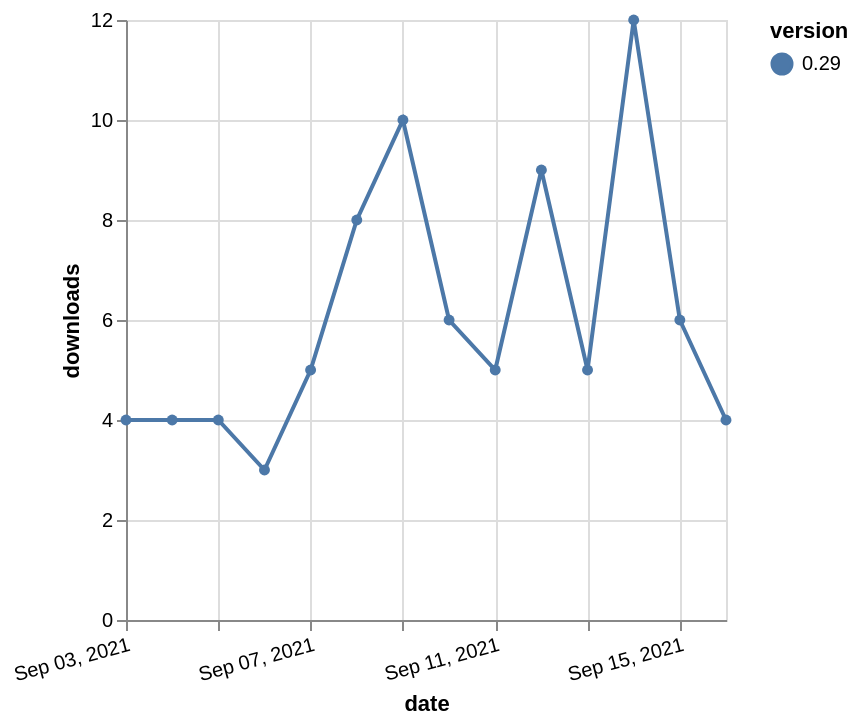

Vega-Lite specification for this chart:
### Vega-Lite specification from a JSON file in a GitHub repository (floating-point values rounded to 4 significant figures)
{"$schema": "https://vega.github.io/schema/vega-lite/v5.json", "description": "A simple bar chart with embedded data.", "data": {"values": [{"date": "2021-09-03", "total": 6023, "delta": 4, "version": "0.29"}, {"date": "2021-09-04", "total": 6027, "delta": 4, "version": "0.29"}, {"date": "2021-09-05", "total": 6031, "delta": 4, "version": "0.29"}, {"date": "2021-09-06", "total": 6034, "delta": 3, "version": "0.29"}, {"date": "2021-09-07", "total": 6039, "delta": 5, "version": "0.29"}, {"date": "2021-09-08", "total": 6047, "delta": 8, "version": "0.29"}, {"date": "2021-09-09", "total": 6057, "delta": 10, "version": "0.29"}, {"date": "2021-09-10", "total": 6063, "delta": 6, "version": "0.29"}, {"date": "2021-09-11", "total": 6068, "delta": 5, "version": "0.29"}, {"date": "2021-09-12", "total": 6077, "delta": 9, "version": "0.29"}, {"date": "2021-09-13", "total": 6082, "delta": 5, "version": "0.29"}, {"date": "2021-09-14", "total": 6094, "delta": 12, "version": "0.29"}, {"date": "2021-09-15", "total": 6100, "delta": 6, "version": "0.29"}, {"date": "2021-09-16", "total": 6104, "delta": 4, "version": "0.29"}]}, "width": "container", "mark": {"type": "line", "point": {"filled": true}}, "encoding": {"x": {"field": "date", "type": "temporal", "timeUnit": "yearmonthdate", "title": "date", "axis": {"labelAngle": -15}}, "y": {"field": "delta", "type": "quantitative", "title": "downloads"}, "color": {"field": "version", "type": "nominal"}, "tooltip": {"field": "delta"}}}
